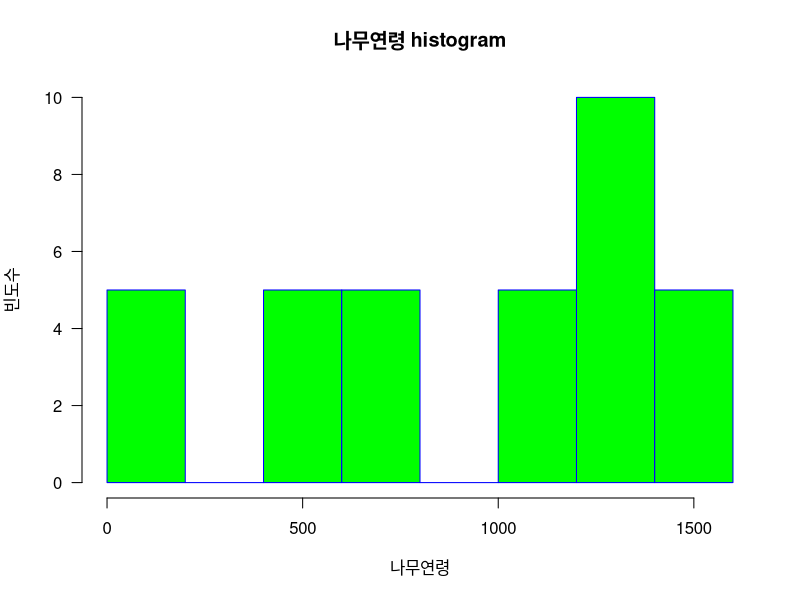
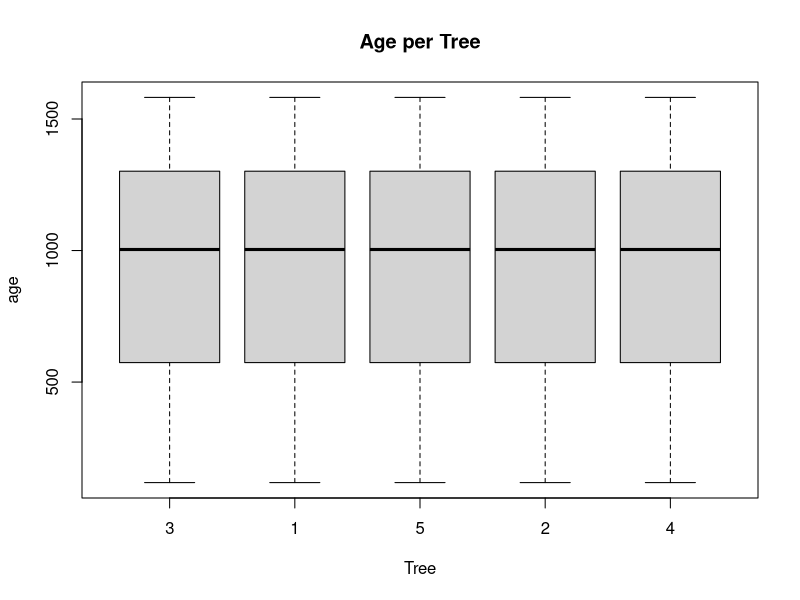
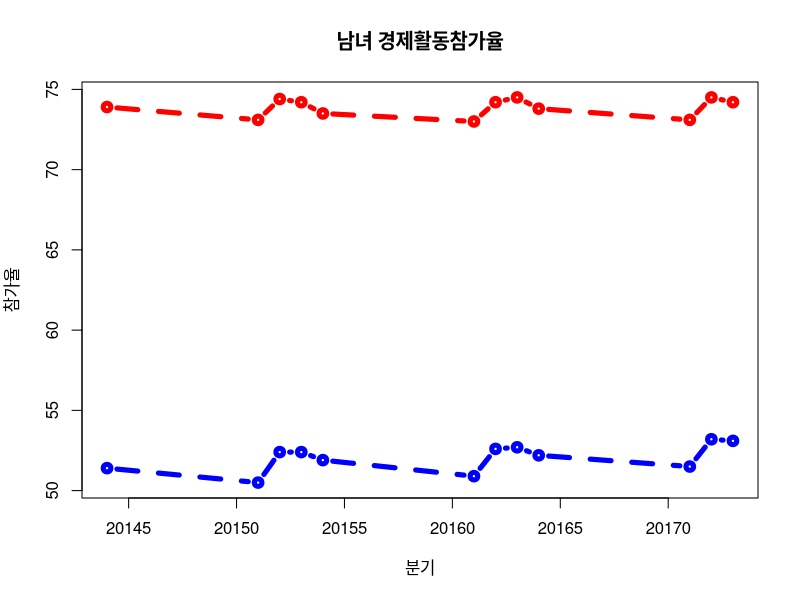
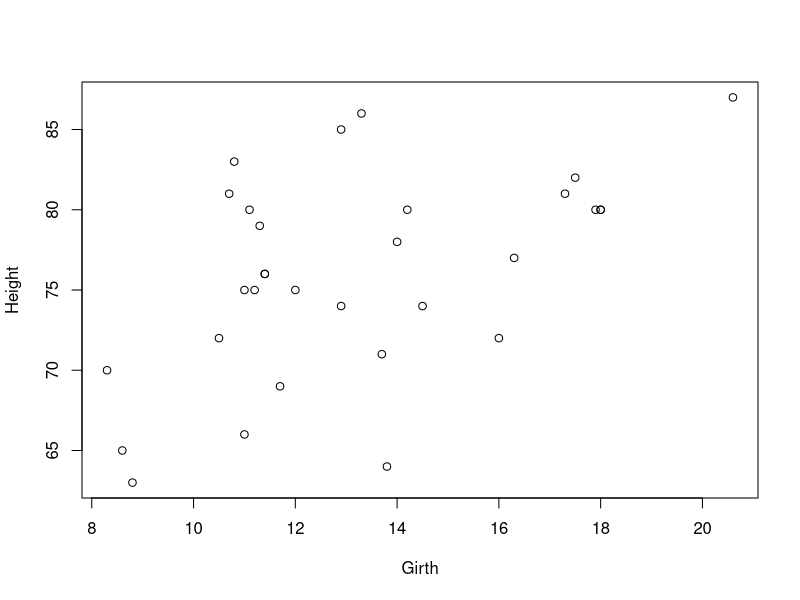
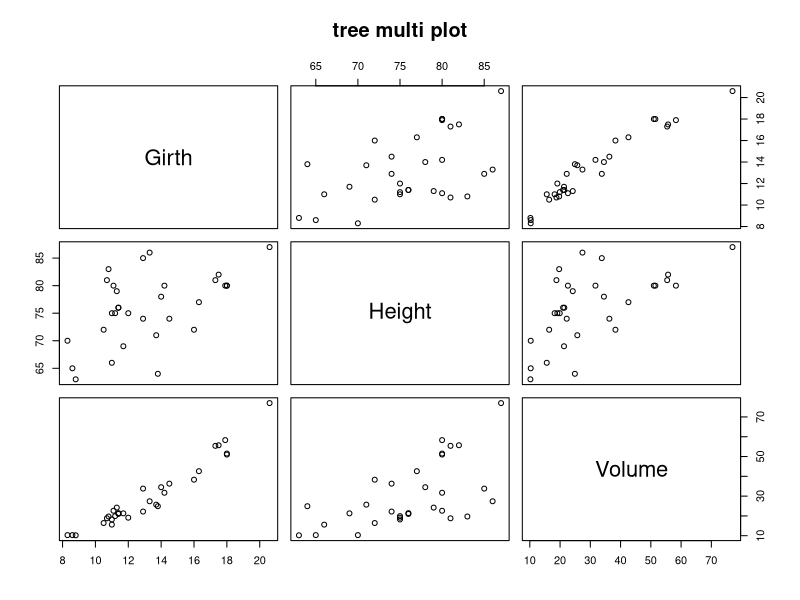

R code for these plots, in order:
#1 for 구문과 if ()를 이용하여 소수(prime number)는 1과 자기 자신 외에는 나누어 떨어지지 않는 수를 말한다. 2~1000 사이의 소수를 출력하는 R 코드를 작성하시오
prime = c()
for(i in 2 :1000) {
  for(j in 2:i) {
    if(i%%j==0){
      break}
  }
  if(j==i) {
    prime = c(prime, i)
  }
}
prime


#2 R에서 제공하는 Orange 데이터셋에을 이용하여
#(1) Orange 데이터셋의 앞쪽 일부 데이터만 출력하시오.
head(Orange)

#(2) 나무 연령(age)의 평균값, 중앙값, 절사평균값(절사범위: 15%), 표준편차를 각각 구하시오.
age <- Orange$age
mean(age)
median(age)
mean(age, trim =0.15)
sd(age)

#(3) 나무 연령(age)에 대해 히스토그램을 작성하시오.
hist(age, main="나무연령 histogram", xlab='나무연령', ylab="빈도수", border="blue",col="green", las = 1)

#(4) 나무 연령(age)에 대해 상자그림을 작성하되 그룹(Tree)을 구분하여 작성하시오.
boxplot(age ~ Tree, data=Orange, main="Age per Tree")


#3 다음은 2014년 4분기부터 2017년 3분기까지 남녀 경제활동참가율을 나타낸 통계자료이다. 
#연도를 x축으로 하고 남녀를 각각 다른 선과 색으로 표시하는 그래프를 작성하시오
#(2014년 4분기는 20144, 2015년 1분기는 20151과 같은 형식으로 입력).

years<-c(20144, 20151, 20152, 20153, 20154, 20161, 20162, 20163, 20164, 20171, 20172, 20173)
man<-c(73.9, 73.1, 74.4, 74.2, 73.5, 73.0, 74.2, 74.5, 73.8, 73.1, 74.5, 74.2)
woman<-c(51.4, 50.5, 52.4, 52.4, 51.9, 50.9, 52.6, 52.7, 52.2, 51.5, 53.2, 53.1)

plot(years, man, main="남녀 경제활동참가율", type='b',  ylim=c(min(woman), max(man)), lty = 2, lwd = 5,col="red", xlab="분기", ylab="참가율")
lines(years, woman, type='b',col='blue',lty = 2, lwd = 5)

#4 R에서 제공하는 trees 데이터셋을 이용하여 

#(1) 나무의 지름(Girth)과 높이(Height)에 대해 산점도와 상관계수를 보이시오.
girth<-trees$Girth
height<-trees$Height

plot(Height~Girth, data=trees)
cor(girth, height)

#(2) trees 데이터셋에 존재하는 3개 변수 간의 산점도와 상관계수를 보이시오.
cor(trees[,1:3])
target<-trees[,c("Girth","Height","Volume")]
pairs(target, main="tree multi plot")


